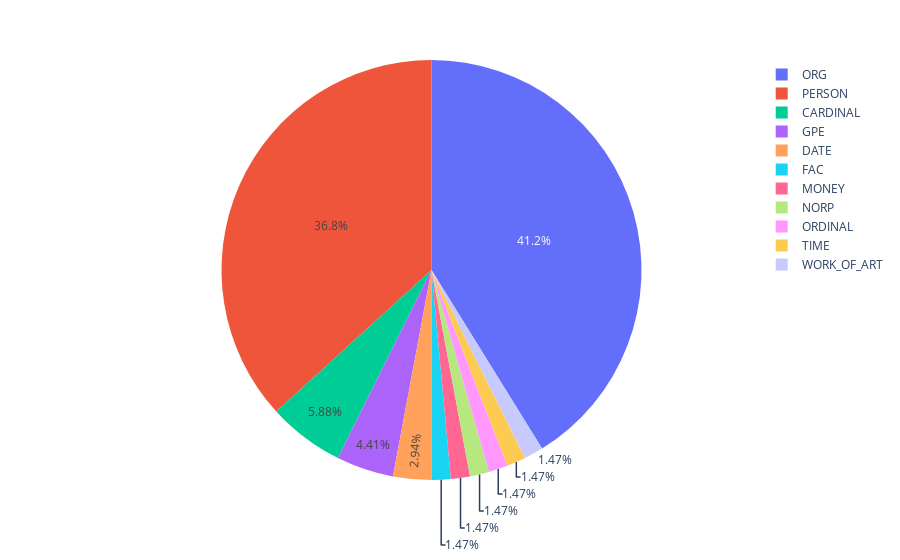

Source (notebook cell):
### Code cell
df6['Entity'].value_counts()
negative= df6.groupby(['Entity']).size().to_frame('count').reset_index()
negative.sort_values(by='count', ascending=False)[:10]
fig = px.pie(negative, values='count', names='Entity')
fig.show()

### Figure 1 — Plotly figure (JSON) as saved in the notebook; plotly's stock layout.template omitted (floating-point values rounded to 4 significant figures)
{"data": [{"domain": {"x": [0, 1], "y": [0, 1]}, "hovertemplate": "Entity=%{label}<br>count=%{value}<extra></extra>", "labels": ["CARDINAL", "DATE", "FAC", "GPE", "MONEY", "NORP", "ORDINAL", "ORG", "PERSON", "TIME", "WORK_OF_ART"], "legendgroup": "", "name": "", "showlegend": true, "type": "pie", "values": [4, 2, 1, 3, 1, 1, 1, 28, 25, 1, 1]}], "layout": {"legend": {"tracegroupgap": 0}, "margin": {"t": 60}}}
